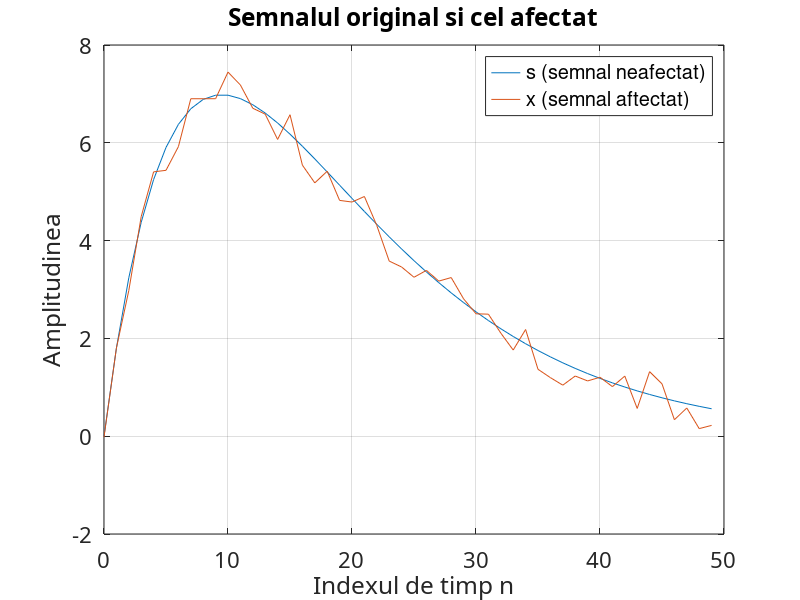

The MATLAB source for this figure:
R = 50;
m = 0:1:R-1;
s = 2*m.*(0.9.^m);

d = rand(1, length(m)) - 0.5;

x = s + d;

plot(m, s, m, x), grid, set (gca,'FontName', ...
'Arial Cyr','FontSize',16)

xlabel('Indexul de timp n'); ylabel('Amplitudinea')
title('Semnalul original si cel afectat')

legend("s (semnal neafectat)", "x (semnal aftectat)", "AutoUpdate", "off")
